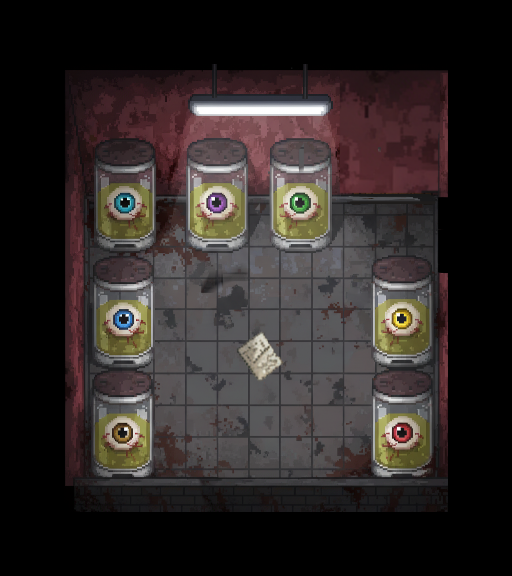

Below is a game level as drawn by its tile map, then a one-line description and the .tmx file that defines it, in full:
An orthogonal 8x9 tile map with 64x64 px tiles, 1 tile layer (ground), 2 tilesets and 21 objects (green, purple, cyan, blue, brown, ...).

<map version="1.10" tiledversion="1.11.2" orientation="orthogonal" renderorder="right-down" width="8" height="9" tilewidth="64" tileheight="64" infinite="0" nextlayerid="6" nextobjectid="28">
 <tileset firstgid="2" source="red.tsx" />
 <tileset firstgid="44" source="../room1/room1.tsx" />
 <layer id="1" name="ground" width="8" height="9">
  <data encoding="csv">
0,0,0,0,0,0,0,0,
0,2,3,4,5,6,7,0,
0,8,9,10,11,12,13,0,
0,14,15,16,17,18,19,0,
0,20,21,22,23,24,25,0,
0,26,27,28,29,30,31,0,
51,32,33,34,35,36,37,0,
0,38,39,40,41,42,43,0,
0,0,0,0,0,0,0,0
</data>
 </layer>
 <objectgroup id="2" name="collision">
  <object id="1" x="63.3333" y="62" width="384.667" height="138" />
  <object id="3" x="63.3333" y="198.667" width="25.3333" height="320" />
  <object id="4" x="438.667" y="194.667" width="9.33333" height="318.667" />
  <object id="5" x="88" y="476.667" width="351.333" height="39.3333" />
  <object id="6" x="100" y="186.667" width="49.3333" height="61.3333" />
  <object id="7" x="193.333" y="200" width="48.6667" height="48" />
  <object id="8" x="272" y="197.333" width="56.6667" height="52.6667" />
  <object id="9" x="377.333" y="256" width="55.3333" height="111.333" />
  <object id="10" x="377.333" y="371.333" width="55.3333" height="105.333" />
  <object id="11" x="98" y="370" width="48" height="102" />
  <object id="12" x="98" y="260.667" width="49.3333" height="98.6667" />
 </objectgroup>
 <objectgroup id="3" name="interact">
  <object id="14" name="green" x="269.333" y="151.333" width="63.3333" height="111.333" />
  <object id="15" name="purple" x="188.667" y="150.667" width="60" height="111.333" />
  <object id="16" name="cyan" x="94.6667" y="150.667" width="62.6667" height="109.333" />
  <object id="17" name="blue" x="92.6667" y="270" width="71.3333" height="93.3333" />
  <object id="18" name="brown" x="93.3333" y="382" width="64" height="93.3333" />
  <object id="19" name="yellow" x="366.667" y="251.333" width="65.3333" height="112.667" />
  <object id="20" name="red" x="368" y="368" width="64" height="107.333" />
  <object id="21" name="paper" x="236.667" y="332" width="44" height="48" />
 </objectgroup>
 <objectgroup id="4" name="teleport">
  <object id="24" name="hall" x="390" y="201.333" width="48" height="46.6667">
   <properties>
    <property name="target_map" value="asset/hall/hall.tmx" />
    <property name="target_spawn_point" value="from_red" />
   </properties>
  </object>
 </objectgroup>
 <objectgroup id="5" name="entry_point">
  <object id="27" name="from_hall" x="405.333" y="224.667">
   <point />
  </object>
 </objectgroup>
</map>
